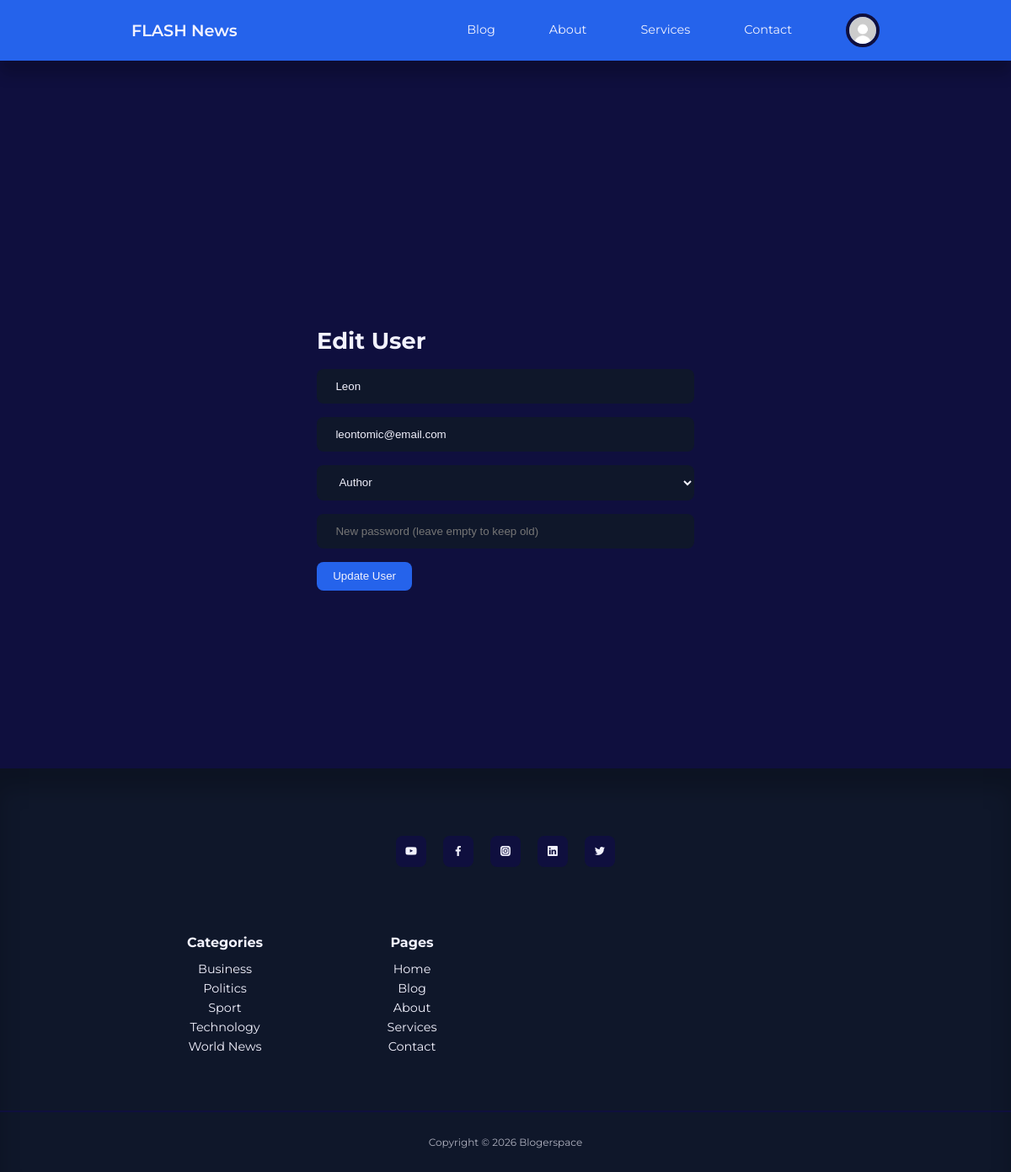
The page /admin/edit-user.php?id=3 (signed in) on the database its author committed.
### tables this page shows
CREATE TABLE `users` (
  `id` int(11) NOT NULL,
  `name` varchar(100) NOT NULL,
  `email` varchar(190) NOT NULL,
  `password_hash` varchar(255) NOT NULL,
  `role` enum('admin','author') NOT NULL DEFAULT 'author',
  `bio` text DEFAULT NULL,
  `created_at` timestamp NOT NULL DEFAULT current_timestamp()
);

CREATE TABLE `categories` (
  `id` int(11) NOT NULL,
  `name` varchar(80) NOT NULL,
  `slug` varchar(120) NOT NULL,
  `created_at` timestamp NOT NULL DEFAULT current_timestamp()
);

### includes/functions.php (called while the page is built, shortened)
<?php
function e(string $s): string {
  return htmlspecialchars($s, ENT_QUOTES, 'UTF-8');
}

### admin/edit-user.php (the view, shortened to what this page needs)
<?php
require __DIR__ . "/../includes/db.php";
require __DIR__ . "/../includes/functions.php";
$id = (int)($_GET['id'] ?? 0);
$stmt = $pdo->prepare("SELECT * FROM users WHERE id=? LIMIT 1");
$stmt->execute([$id]);
$user = $stmt->fetch();
require __DIR__ . "/../includes/header.php";
?>
<section class="form__section">
    <div class="container form__section-container">
        <h2>Edit User</h2>
        <form method="POST">
            <input type="text" name="name" value="<?= e($user['name']) ?>" required>
            <input type="email" name="email" value="<?= e($user['email']) ?>" required>
            <select name="role">
                <option value="author" <?= $user['role'] === 'author' ? 'selected' : '' ?>>Author</option>
            </select>
            <input type="password" name="password" placeholder="New password (leave empty to keep old)">
            <button type="submit" class="btn">Update User</button>
        </form>
    </div>
</section>
<?php require __DIR__ . "/../includes/footer.php"; ?>

### includes/footer.php
<?php
require_once __DIR__ . "/db.php";
$stmt = $pdo->query("SELECT name, slug FROM categories ORDER BY name ASC");
$footer_categories = $stmt->fetchAll();
$footer_pages = [
    ["label" => "Home",     "href" => "/blog/index.php"],
    ["label" => "Blog",     "href" => "/blog/blog.php"],
    ["label" => "About",    "href" => "/blog/about.php"],
    ["label" => "Services", "href" => "/blog/services.php"],
    ["label" => "Contact",  "href" => "/blog/contact.php"],
];
?>
<footer>
    <div class="footer__socials">
        <a href="https://youtube.com/" target="_blank"><i class="uil uil-youtube"></i></a>
        <a href="https://facebook.com/" target="_blank"><i class="uil uil-facebook-f"></i></a>
        <a href="https://instagram.com/" target="_blank"><i class="uil uil-instagram-alt"></i></a>
        <a href="https://linkedin.com/" target="_blank"><i class="uil uil-linkedin"></i></a>
        <a href="https://twitter.com/" target="_blank"><i class="uil uil-twitter"></i></a>
    </div>
    <div class="container footer__container">
        <article>
            <h4>Categories</h4>
            <ul>
                <?php if (!empty($footer_categories)): ?>
                    <?php foreach ($footer_categories as $cat): ?>
                        <li>
                            <a href="/blog/category-posts.php?slug=<?= e($cat['slug']) ?>">
                                <?= e($cat['name']) ?>
                            </a>
                        </li>
                    <?php endforeach; ?>
                <?php else: ?>
                    <li><a href="/blog/blog.php">No categories yet</a></li>
                <?php endif; ?>
            </ul>
        </article>
        <article>
            <h4>Pages</h4>
            <ul>
                <?php foreach ($footer_pages as $p): ?>
                    <li><a href="<?= e($p['href']) ?>"><?= e($p['label']) ?></a></li>
                <?php endforeach; ?>
            </ul>
        </article>
    </div>
    <div class="footer__copyright">
        <small>Copyright &copy; <?= date("Y") ?> Blogerspace</small>
    </div>
</footer>

### style.css (style rules this page uses)
:root { --color-primary: #2563eb; --color-primary-light: hsl(221, 83%, 53%, 15%); --color-primary-variant: #1e40af; --color-red: #dc2626; --color-red-light: hsl(0, 84%, 60%, 15%); --color-green: #16a34a; --color-green-light: hsl(142, 71%, 45%, 15%); --color-gray-900: #0f172a; --color-gray-700: #334155; --color-gray-300: rgba(242, 242, 254, 0.3); --color-gray-200: rgba(242, 242, 254, 0.7); --color-white: #f2f2fe; --color-bg: #0f0f3e; --tranistion: all 300ms ease; --container-width-lg: 74%; --container-width-md: 88%; --form-width: 40%; --card-border-radius-1: 0.3rem; --card-border-radius-2: 0.5rem; --card-border-radius-3: 0.8rem; --card-border-radius-4: 2rem; --card-border-radius-5: 5rem; }
* { margin: 0; padding: 0; outline: 0; border: 0; appearance: 0; list-style: none; text-decoration: none; box-sizing: border-box; }
body { font-family: "Montserrat", sans-serif; line-height: 1.6; color: var(--color-gray-200); overflow-x: hidden; background: var(--color-bg); font-size: 0.9rem; }
.container { width: var(--container-width-lg); max-width: 1800px; margin-inline: auto; }
section { margin-top: 7rem; width: 100%; }
h1, h2, h3, h4, h5 { color: var(--color-white); line-height: 1.3; }
h2 { font-size: 1.7rem; margin: 1rem 0; }
h4 { font-size: 1rem; }
a { color: var(--color-white); transition: var(--tranistion); }
footer { background: var(--color-gray-900); padding: 5rem 0 0; box-shadow: inset 0 1.5rem 1.5rem rgba(0, 0, 0, 0.2); }
.footer__socials { margin-inline: auto; width: fit-content; display: flex; justify-content: space-between; align-items: center; gap: 1.2rem; margin-bottom: 5rem; }
.footer__socials a { background: var(--color-bg); border-radius: var(--card-border-radius-2); width: 2.3rem; height: 2.3rem; display: flex; align-items: center; justify-content: center; }
.footer__container { display: grid; grid-template-columns: repeat(4, 1fr); text-align: center; justify-items: center; align-items: start; }
footer h4 { color: var(--color-white); margin-bottom: 0.6rem; }
footer ul li { text-align: center; }
footer ul { padding: 0; }
.footer__copyright { text-align: center; padding: 1.5rem 0; margin-top: 4rem; border-top: 2px solid var(--color-bg); }
.btn { display: inline-block; width: fit-content; padding: 0.6rem 1.2rem; background: var(--color-primary); border-radius: var(--card-border-radius-2); cursor: pointer; transition: var(--tranistion); color: var(--color-white); }
.form__section { display: grid; place-items: center; min-height: 100vh; padding: 6rem 0 3rem; }
.form__section-container { width: min(var(--form-width), 100%); max-width: 34rem; padding-inline: 1rem; }
form { display: flex; flex-direction: column; gap: 1rem; }
input,textarea,select { padding: 0.8rem 1.4rem; background-color: var(--color-gray-900); border-radius: var(--card-border-radius-2); resize: none; color: var(--color-white); }

### rows shown on the page
users: name "Leon", email "leontomic@email.com", role "Author"
categories: name "Business"
categories: name "Politics"
categories: name "Sport"
categories: name "Technology"
categories: name "World News"

### other values the page prints
$p['label'] "Home"
$p['label'] "Blog"
$p['label'] "About"
$p['label'] "Services"
$p['label'] "Contact"
